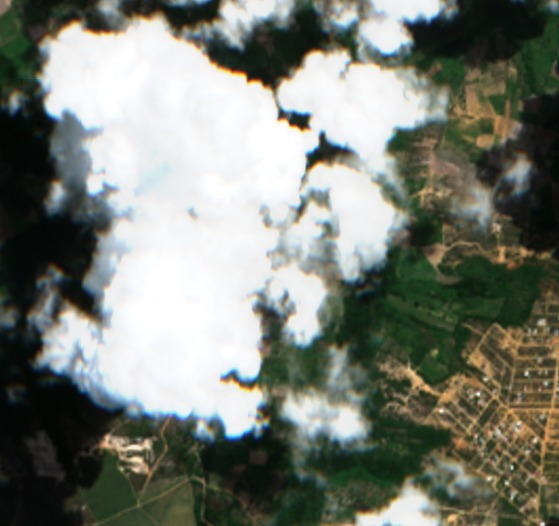
#> input picture images/test.jpeg, 559 x 526 px; its folder holds only this picture in this run
$ python main.py
#> lines starting #> are read from the running program, lines starting #| are printed output that depends on the picture
from PIL import Image
import numpy as np
from sklearn.cluster import KMeans
import os
from sklearn.mixture import GaussianMixture


def kmeans_segmentation(image_path, num_clusters, output_path, convert_to_gray=False):
    # Abrir a imagem
#> called with image_path = './images/test.jpeg', num_clusters = 6, output_path = './masks/test_kmeans_mask.jpeg', convert_to_gray = False
    image = Image.open(image_path)
#> image is the input picture: PIL image 559x526 RGB; mean R, G, B 121.8, 126.3, 117

    # Converter para tons de cinza, se necessário
    if convert_to_gray:
        image = image.convert('L')

    # Converte a imagem para um array numpy
    image_array = np.array(image)

    # Obtém a forma da imagem
    rows, cols = 0, 0
    num_channels = 1
    if len(image_array.shape) > 2:
        rows, cols, _ = image_array.shape
#> rows = 526; cols = 559
        num_channels = image_array.shape[2]
#> num_channels = 3
    else:
        rows, cols = image_array.shape


    # Redimensiona o array para que cada pixel seja uma amostra
    image_array_flat = image_array.reshape((-1, num_channels))

    # Aplica o algoritmo K-Means
    kmeans = KMeans(n_clusters=num_clusters, random_state=42)
    kmeans.fit(image_array_flat)

    # Obtém os rótulos dos clusters para cada pixel
    labels = kmeans.labels_
    # Obtém os centróides dos clusters
    centroids = kmeans.cluster_centers_

    # Atualiza os valores dos pixels na imagem original com base nos centróides dos clusters
    segmented_image_array_flat = centroids[labels]

    # Redimensiona a imagem segmentada de volta para a forma original
    segmented_image_array = []
    if convert_to_gray:
        segmented_image_array = segmented_image_array_flat.reshape((rows, cols))
    else:
        segmented_image_array = segmented_image_array_flat.reshape((rows, cols, num_channels))

    # Converte o array numpy de volta para uma imagem PIL
    segmented_image = Image.fromarray(segmented_image_array.astype('uint8'))
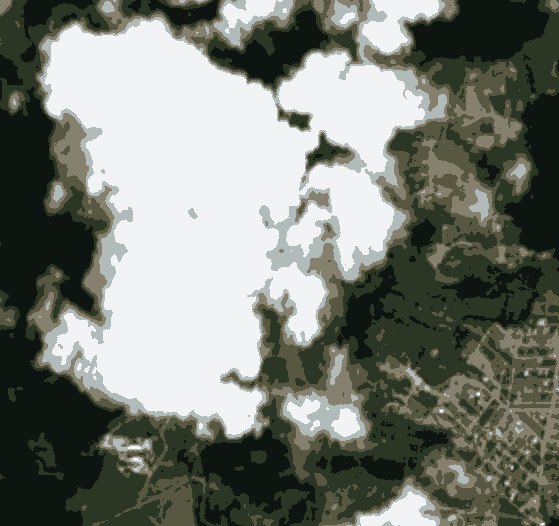
#> segmented_image: PIL image 559x526 RGB; mean R, G, B 121.3, 125.6, 116.4
#> call 2 of kmeans_segmentation, with image_path = './images/test.jpeg', num_clusters = 6, output_path = './masks/test_kmeans_mask_gray.jpeg', convert_to_gray = True
#> in kmeans_segmentation (call 2), `image = image.convert('L')`:
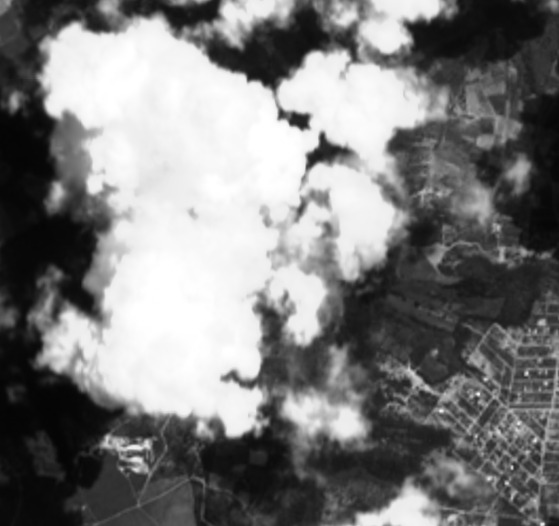
#> image: PIL image 559x526 L; min 4, max 255, mean 123.9

    # Salva a imagem segmentada
    segmented_image.save(output_path)


def gmm_segmentation(image_path, num_clusters, output_path, convert_to_gray=False):
    # Abrir a imagem
#> called with image_path = './images/test.jpeg', num_clusters = 6, output_path = './masks/test_gmm_mask.jpeg', convert_to_gray = False
    image = Image.open(image_path)

    # Converter para tons de cinza, se necessário
    if convert_to_gray:
        image = image.convert('L')

    # Converte a imagem para um array numpy
    image_array = np.array(image)

    # Obtém a forma da imagem
    rows, cols = 0, 0
    num_channels = 1
    if len(image_array.shape) > 2:
        rows, cols, _ = image_array.shape
#> rows = 526; cols = 559
        num_channels = image_array.shape[2]
#> num_channels = 3
    else:
        rows, cols = image_array.shape
    # Redimensiona o array para que cada pixel seja uma amostra
    image_array_flat = image_array.reshape((-1, num_channels))

    # Aplica o algoritmo GMM
    gmm = GaussianMixture(n_components=num_clusters, random_state=42)
    gmm.fit(image_array_flat)

    # Obtém os rótulos dos clusters para cada pixel
    labels = gmm.predict(image_array_flat)
    # Obtém as médias dos componentes para os clusters
    means = gmm.means_

    # Atualiza os valores dos pixels na imagem original com base nas médias dos componentes dos clusters
    segmented_image_array_flat = means[labels]

    # Redimensiona a imagem segmentada de volta para a forma original
    segmented_image_array = []
    if convert_to_gray:
        segmented_image_array = segmented_image_array_flat.reshape((rows, cols))
    else:
        segmented_image_array = segmented_image_array_flat.reshape((rows, cols, num_channels))
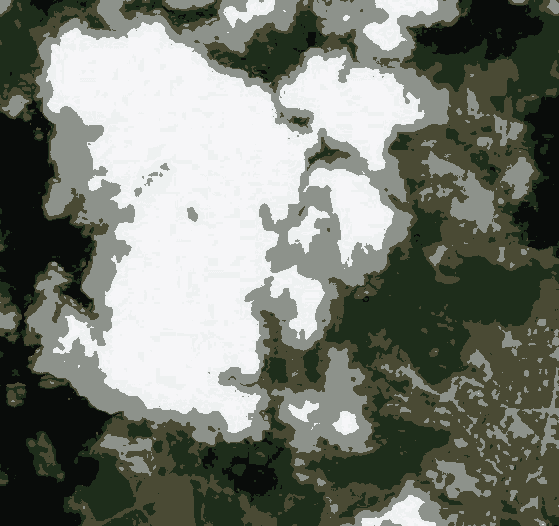
#> segmented_image_array: shape (526, 559, 3) float64; mean of channels 0, 1, 2 120.6, 125, 115.6; drawn as R, G, B


    # Converte o array numpy de volta para uma imagem PIL
    segmented_image = Image.fromarray(segmented_image_array.astype('uint8'))
#> segmented_image: PIL image 559x526 RGB


    # Salva a imagem segmentada
    segmented_image.save(output_path)

images_dir = './images'
masks_dir = './masks'

images_path = os.listdir(images_dir)

# Exemplo de uso:
for image_path in images_path:
    output_path = f"{masks_dir}/{image_path.split('.')[0]}_kmeans_mask.{image_path.split('.')[1]}"
    output_path_gray = f"{masks_dir}/{image_path.split('.')[0]}_kmeans_mask_gray.{image_path.split('.')[1]}"

    num_clusters = 6  # Número de clusters para o algoritmo K-Means

    kmeans_segmentation(f'{images_dir}/{image_path}', num_clusters, output_path, convert_to_gray=False)
    kmeans_segmentation(f'{images_dir}/{image_path}', num_clusters, output_path_gray, convert_to_gray=True)

    output_path = f"{masks_dir}/{image_path.split('.')[0]}_gmm_mask.{image_path.split('.')[1]}"
    output_path_gray = f"{masks_dir}/{image_path.split('.')[0]}_gmm_mask_gray.{image_path.split('.')[1]}"

    gmm_segmentation(f'{images_dir}/{image_path}', num_clusters, output_path, convert_to_gray=False)
    gmm_segmentation(f'{images_dir}/{image_path}', num_clusters, output_path_gray, convert_to_gray=True)
